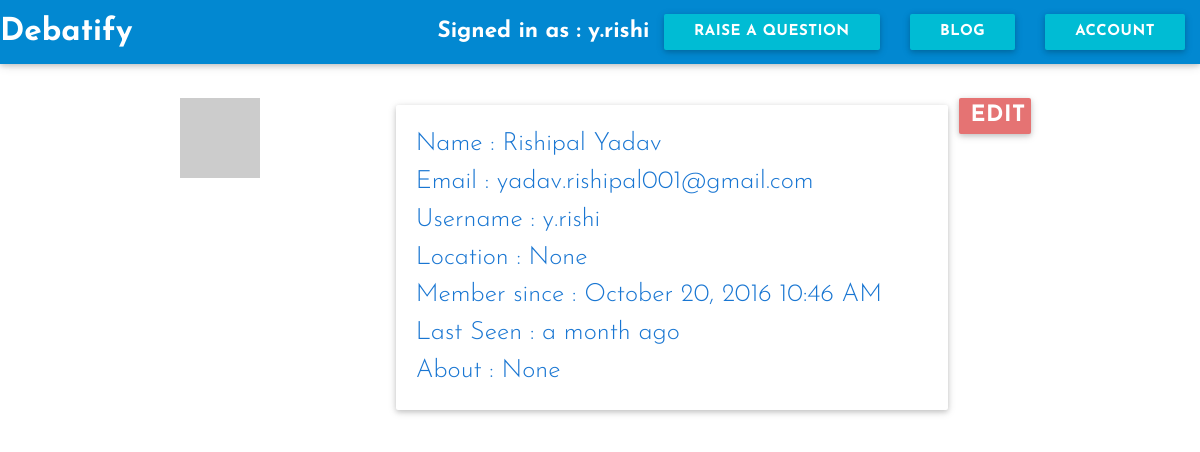
The app's page /welcome/profile (signed in), older data.
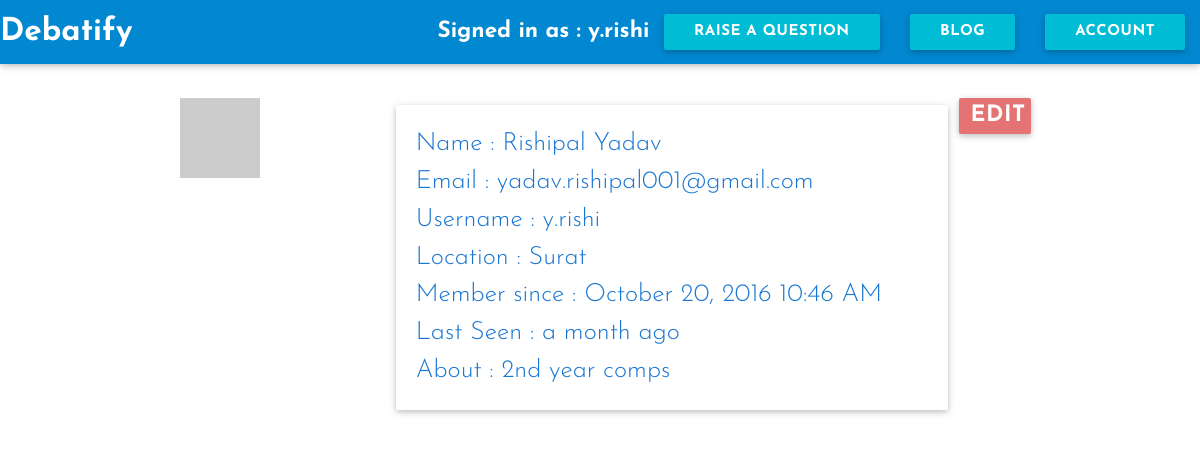
The same page, newer data.
### app/models.py (models this page shows, shortened)
class User(UserMixin,db.Model):
	__tablename__ = 'users'
	id = db.Column(db.Integer,primary_key = True)
	firstname = db.Column(db.String(50),nullable = True)
	lastname = db.Column(db.String(50),nullable = True)
	email = db.Column(db.String(50),nullable = True)
	username = db.Column(db.String(64),nullable = True)
	password = db.Column(db.String(100),nullable = True)
	password_hash = db.Column(db.String(128), nullable = True)
	confirmed = db.Column(db.Boolean, default = False)
	question = db.relationship("Question", backref = "owner", lazy = 'dynamic')
	location = db.Column(db.String(64),nullable = True)
	about_me = db.Column(db.Text(),nullable = True)
	member_since = db.Column(db.DateTime(), default=datetime.utcnow,nullable = True)
	last_seen = db.Column(db.DateTime(), default=datetime.utcnow,nullable = True)
	posts = db.relationship('Posts', backref = 'author', lazy = 'dynamic')
	fetchedChat = db.relationship('Chats', backref = 'messenger', lazy = 'dynamic')
	followed = db.relationship('Follow', foreign_keys = [Follow.follower_id],backref=db.backref('follower', lazy='joined'),lazy='dynamic',cascade='all, delete-orphan')
	followers = db.relationship('Follow', foreign_keys = [Follow.followed_id], backref = db.backref('followed', lazy = 'joined'),lazy='dynamic',cascade='all, delete-orphan')
	def gravatar(self, size=100, default='identicon', rating='g'):
		if request.is_secure:
			url = 'https://secure.gravatar.com/avatar'
		else:
			url = 'http://www.gravatar.com/avatar'
		hash = hashlib.md5(self.email.encode('utf-8')).hexdigest()
		return '{url}/{hash}?s={size}&d={default}&r={rating}'.format(
			url=url, hash=hash, size=size, default=default, rating=rating)
	@property
	def password(self):
		raise AttributeError('password is not a readable attribute')
	@password.setter
	def password(self, password):
		self.password_hash = generate_password_hash(password)

### app/main/views.py (the view)
@welcome.route('/profile', methods = ['GET','POST'])
def profile():
	return render_template('user.html', user = current_user)

### app/models.py (called while the page is built)
@login_manager.user_loader
def load_user(user_id):
	return User.query.get(int(user_id))

### app/main/templates/user.html (shortened to what this page needs)
{% extends "me.html" %}
{% block head %}
{{ super () }}
{% endblock %}
{% block signed_in_as %}Signed in as : {{user.username}}{% endblock %}
{% block questions %}<br>{% endblock %}
{% block page_content %}
<div class = "container">
<div class = "row">
	<div class = "col s3">
		<div><img src="{{ user.gravatar(size = 200) }}" alt = "profile-picture"></div>
	</div>
	<div class = "col s8">
		<div class = "card-panel blue-text text-darken-2">
			<div class = "flow-text"> Name : {{user.firstname}} {{user.lastname}}</div>
			<div class = "flow-text"> Email : {{user.email}}</div>
			<div class = "flow-text"> Username : {{user.username}}</div>
			<div class = "flow-text"> Location : {{ user.location }}</div>
			<div class = "flow-text"> Member since : {{ moment(user.member_since).format('LLL') }}</div>
			<div class = "flow-text"> Last Seen : {{ moment(user.last_seen).fromNow() }}</div>
			<div class = "flow-text">About : {{user.about_me }}</div>
		</div>
	</div>
<a href = "{{url_for('main.edit')}}"><button class = "col s1 btn red lighten-2">Edit</button></a>
</div>
</div>
{% endblock %}

Row changes from the older to the newer data that the page shows:
changed User "Rishipal": location "None" → "Surat"; about_me "None" → "2nd year comps"
